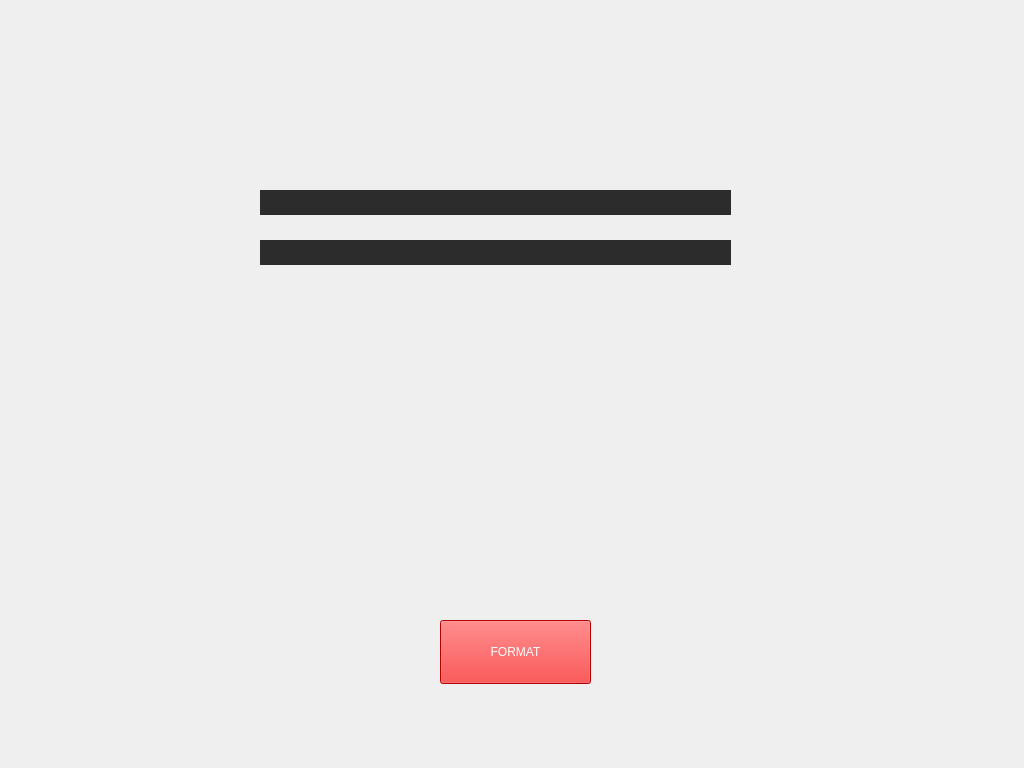
<?xml version="1.0" encoding="UTF-8"?>
<ui version="4.0">
 <class>MainWindow</class>
 <widget class="QMainWindow" name="MainWindow">
  <property name="geometry">
   <rect>
    <x>0</x>
    <y>0</y>
    <width>1024</width>
    <height>768</height>
   </rect>
  </property>
  <property name="windowTitle">
   <string>MainWindow</string>
  </property>
  <property name="styleSheet">
   <string notr="true"/>
  </property>
  <widget class="QWidget" name="centralwidget">
   <property name="styleSheet">
    <string notr="true">#centralwidget {background-image: url(:/diskutility.jpg);}</string>
   </property>
   <widget class="QLabel" name="lbl_filesys">
    <property name="geometry">
     <rect>
      <x>690</x>
      <y>457</y>
      <width>230</width>
      <height>30</height>
     </rect>
    </property>
    <property name="font">
     <font>
      <family>DejaVu Sans</family>
      <pointsize>12</pointsize>
      <weight>75</weight>
      <bold>true</bold>
     </font>
    </property>
    <property name="styleSheet">
     <string notr="true">color: rgb(63, 169, 245);
</string>
    </property>
    <property name="text">
     <string/>
    </property>
   </widget>
   <widget class="QLabel" name="lbl_device">
    <property name="geometry">
     <rect>
      <x>690</x>
      <y>509</y>
      <width>230</width>
      <height>30</height>
     </rect>
    </property>
    <property name="font">
     <font>
      <family>DejaVu Sans</family>
      <pointsize>12</pointsize>
      <weight>75</weight>
      <bold>true</bold>
     </font>
    </property>
    <property name="styleSheet">
     <string notr="true">color: rgb(63, 169, 245);
</string>
    </property>
    <property name="text">
     <string/>
    </property>
   </widget>
   <widget class="QPushButton" name="btn_disk_1">
    <property name="geometry">
     <rect>
      <x>260</x>
      <y>190</y>
      <width>471</width>
      <height>25</height>
     </rect>
    </property>
    <property name="font">
     <font>
      <family>DejaVu Sans</family>
      <pointsize>13</pointsize>
      <weight>75</weight>
      <bold>true</bold>
     </font>
    </property>
    <property name="styleSheet">
     <string notr="true">background-color: rgb(44, 44, 44);
color: rgb(63, 169, 245);
border: 0px;</string>
    </property>
    <property name="text">
     <string/>
    </property>
   </widget>
   <widget class="QPushButton" name="btn_disk_2">
    <property name="geometry">
     <rect>
      <x>260</x>
      <y>240</y>
      <width>471</width>
      <height>25</height>
     </rect>
    </property>
    <property name="font">
     <font>
      <family>DejaVu Sans</family>
      <pointsize>12</pointsize>
      <weight>75</weight>
      <bold>true</bold>
     </font>
    </property>
    <property name="styleSheet">
     <string notr="true">background-color: rgb(44, 44, 44);
color: rgb(63, 169, 245);
border: 0px;</string>
    </property>
    <property name="text">
     <string/>
    </property>
   </widget>
   <widget class="QPushButton" name="btn_format">
    <property name="geometry">
     <rect>
      <x>440</x>
      <y>620</y>
      <width>151</width>
      <height>64</height>
     </rect>
    </property>
    <property name="styleSheet">
     <string notr="true">background-color: rgb(255, 0, 0);
color: rgb(255, 255, 255);</string>
    </property>
    <property name="text">
     <string>FORMAT</string>
    </property>
   </widget>
  </widget>
 </widget>
 <resources/>
 <connections/>
</ui>
